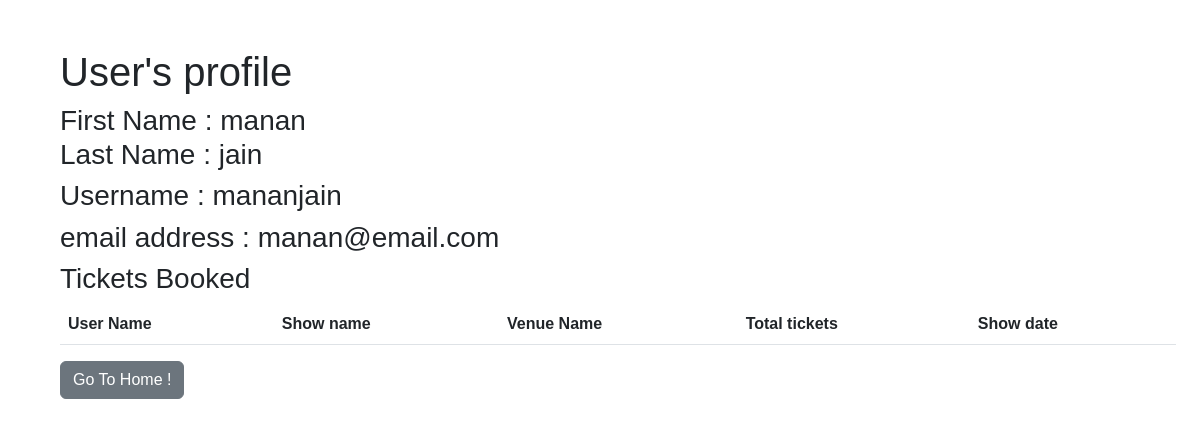
/user_profile (signed in), run on the app's committed database.
### app/models/models.py (models this page shows, shortened)
class User(db.Model, UserMixin):
    __tablename__ = "user"
    user_id = db.Column(db.Integer, primary_key=True, autoincrement=True)
    email = db.Column(db.String(150), unique=True, nullable=False)
    password = db.Column(db.String(150), nullable=False)
    cpassword = db.Column(db.String(150), nullable=False)
    first_name = db.Column(db.String(150), nullable=False)
    last_name = db.Column(db.String(150), nullable=False)
    username = db.Column(db.String(150), unique=True, nullable=False)
    isadmin = db.Column(db.Boolean, default=False)

### app/controllers/users/controllers.py (the view)
@controllers.route("/user_profile", methods=['GET', 'POST'])
@login_required
def get_user_profile():
    userdata = {
        "username": current_user.username,
        "first_name": current_user.first_name,
        "last_name": current_user.last_name,
        "email": current_user.email
    }
    tickets_booked = TicketsBooked.query.filter_by(username=current_user.username)
    return render_template("user/login_n_signup/user_profile.html.jinja2", user=userdata, tickets_booked=tickets_booked)

### app/controllers/auth.py (called while the page is built)
@login_manager.user_loader
def load_user(user_id):
    return User.query.get(int(user_id))

### app/templates/user/login_n_signup/user_profile.html.jinja2 (shortened to what this page needs)
{% extends "user/base.html.jinja2" %}
{% block content %}
    <div class="container m-5">
        <h1>User's profile</h1>
        <h3>
            First Name : {{user.first_name}}
            <br />
            Last Name : {{user.last_name}}
        </h3>
        <h3>
            Username : {{user.username}}
        </h3>
        <h3>
            email address : {{user.email}}
        </h3>
        <h3>
            Tickets Booked
        </h3>
        <div>
            <table class="table">
            <thead>
                <tr>
                    <th scope="col">User Name</th>
                    <th scope="col">Show name</th>
                    <th scope="col">Venue Name</th>
                    <th scope="col">Total tickets</th>
                    <th scope="col">Show date</th>
                </tr>
            </thead>
        </table>
        </div>
        <a href="/" class="btn btn-secondary">Go To Home !</a>
    </div>
{% endblock content %}

### app/static/styles/index.style.css (style rules this page uses)
*, *::before, *::after { box-sizing: border-box; }
:root { font-family: 'PT Sans', sans-serif; --clr-primary-5 : #f2f2f2; --clr-primary-4 : #f25757; --clr-primary-3 : #030f26; --clr-primary-2 : #732743; --clr-primary-1 : #d93250; --clr-sec-1 : #FF3D3D; --w-light : 300; --w-heavy : 700; --w-regular : 500; }
.container { font-family: 'PT Sans', sans-serif; }

### data on the page
User: first_name "manan", last_name "jain", username "mananjain", email "manan@email.com"
